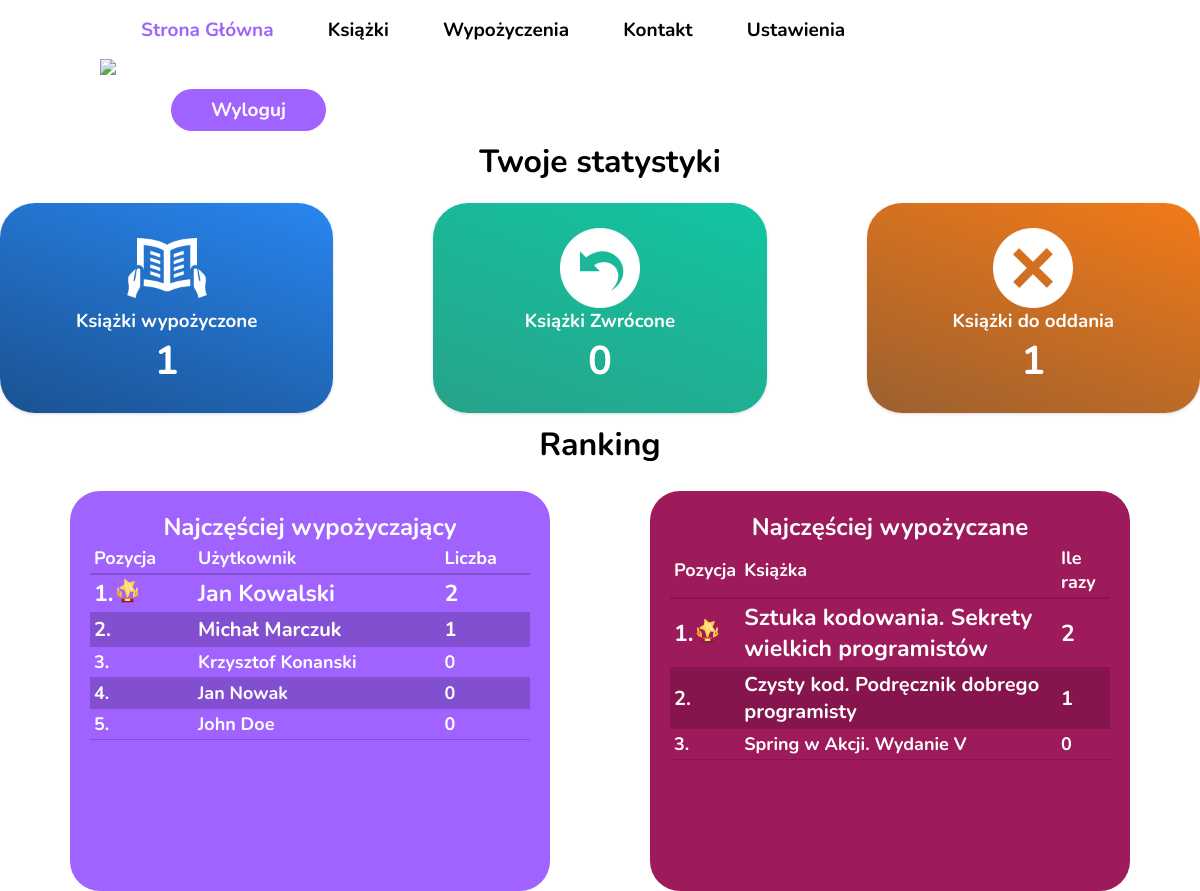
/dashboard (signed in), run on an earlier commit of the app's database.
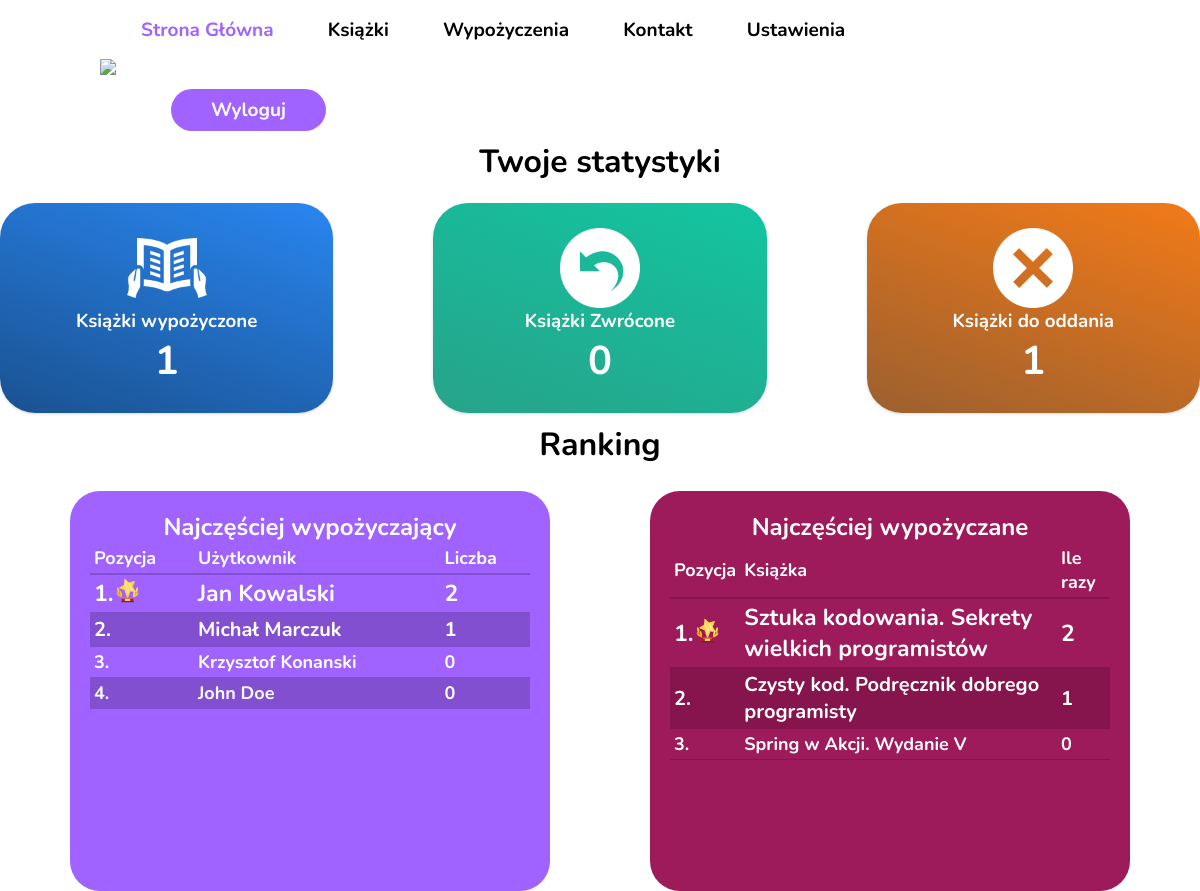
And on a later commit of the database.
### libraryapp/models.py (models this page shows, shortened)
class Reader(models.Model):
    user = models.OneToOneField(User, on_delete=models.CASCADE)
    telephoneNumber = models.CharField(null=True, blank=True, max_length=9)

class Book(models.Model):
    id = models.AutoField(primary_key=True)
    title = models.CharField(max_length=100, null=True, blank=True)
    author = models.ForeignKey(Author, null=True, on_delete=models.CASCADE, blank=True)
    category = models.ForeignKey(Category, on_delete=models.CASCADE, blank=True, null=True)
    image = models.ImageField(upload_to='uploads/books/', default='uploads/books/default.jpg')
    description = models.CharField(max_length=500, null=True, blank=True)
    count = models.IntegerField(null=True, blank=True)
    year = models.IntegerField(null=True, blank=True)
    publisher = models.CharField(max_length=100, null=True, blank=True)

### libraryapp/views.py (the view)
# urls.py: path('dashboard', views.dashboard, name="dashboard"),
@login_required(login_url='/login')
def dashboard(request):
    cntx={}
    reader = Reader.objects.get(user = request.user)
    hire_books_count = Hirement.objects.filter(reader=reader).count()
    returned_books_count = Hirement.objects.filter(reader=reader, status="Zwrocona").count()
    to_return_books_count = hire_books_count - returned_books_count;
    cntx['hire_books_count'] = hire_books_count
    cntx['returned_books_count'] = returned_books_count
    cntx['to_return_books_count'] = to_return_books_count
    bestReaders = Reader.objects.annotate(books_count = Count('hirement')).order_by('-books_count')
    bestBooks = Book.objects.annotate(hire_count = Count('hirement')).order_by('-hire_count')
    cntx['top10users'] = itertools.islice(bestReaders, 10)
    cntx['top10books'] = itertools.islice(bestBooks, 10)
    return render(request, 'dashboard.html', {'info' : cntx})

### libraryapp/templates/dashboard.html (shortened to what the changed rows need)
{%  extends 'libraryapp/base.html' %}
{%  block head %}
    {% load static %}
        <link rel="stylesheet" href="{% static 'styles/dashboard.css' %}">
        <link rel="stylesheet" href="https://stackpath.bootstrapcdn.com/font-awesome/4.7.0/css/font-awesome.min.css">
{% endblock head %}
{% block content %}
                <h1 class="h1-ranking">Twoje statystyki</h1>
            <div class="row">
                <div class="card bg-c-blue order-card">
                    <div class="card-block">
                        <h1>{{ info.hire_books_count }}</h1>
                    </div>
                </div>
                <div class="card bg-c-green order-card">
                    <div class="card-block ">
                        <h1>{{ info.returned_books_count }}</h1>
                    </div>
                </div>
                <div class="card bg-c-yellow order-card">
                    <div class="card-block">
                        <h1>{{ info.to_return_books_count }}</h1>
                    </div>
                </div>
        </div>
            <h1 class="h1-ranking">Ranking</h1>
        <div class="rankings">
            <div class="ranking-container">
                <h2>Najczęściej wypożyczający</h2>
                <table class="ranking-table">
                    <thead>
                        <tr>
                            <th>Pozycja</th>
                            <th>Użytkownik</th>
                            <th>Liczba</th>
                        </tr>
                    </thead>
                    <tbody>
                        {% for user in info.top10users %}
                            <tr>
                                {% if forloop.counter == 1 %}
                                    <th><img src="{% static 'img/leader_icon.svg' %}">{{ forloop.counter }}.</th>
                                {% else %}
                                    <th>{{ forloop.counter }}.</th>
                                {% endif %}
                            <th>{{ user.user.first_name }} {{ user.user.last_name }}</th>
                            <th>{{ user.books_count }}</th>
                            </tr>
                        {% endfor %}
                    </tbody>
                </table>
            </div>
            <div class="ranking-book-container">
                <h2>Najczęściej wypożyczane</h2>
                <table class="ranking-table book">
                    <thead>
                        <tr>
                            <th>Pozycja</th>
                            <th>Książka</th>
                            <th>Ile razy</th>
                        </tr>
                    </thead>
                    <tbody>
                        {% for book in info.top10books%}
                            <tr>
                                {% if forloop.counter == 1 %}
                                    <th><img src="{% static 'img/leader_icon.svg' %}">{{ forloop.counter }}.</th>
                                {% else %}
                                    <th>{{ forloop.counter }}.</th>
                                {% endif %}
                            <th>{{ book.title }}</th>
                            <th>{{ book.hire_count }}</th>
                            </tr>
                        {% endfor %}
                    </tbody>
                </table>
            </div>
        </div>
{% endblock content %}

What changed in the data, as far as the page shows it:
removed Reader: user.first_name "Jan", user.last_name "Nowak", books_count "0"
